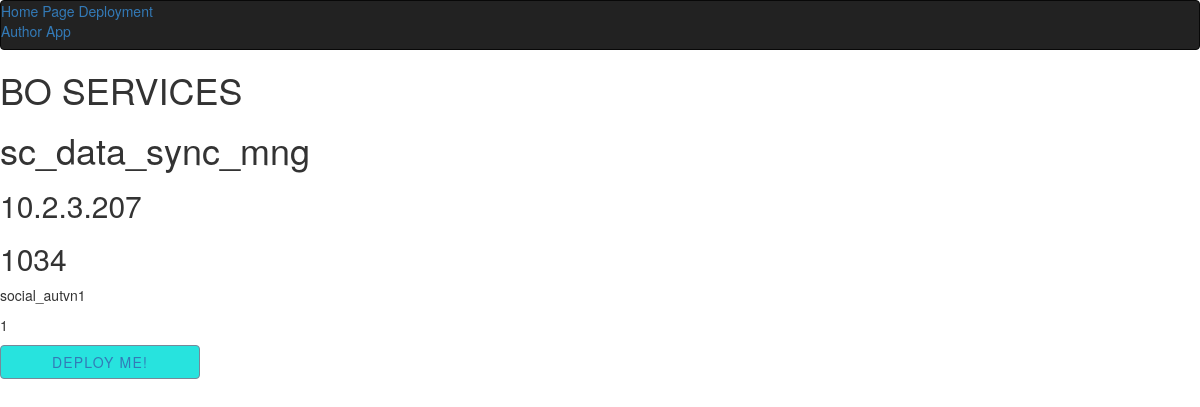
The page /social/sc_data_sync_mng/ on the database its author committed.
### myapp/models.py (models this page shows, shortened)
class Item(models.Model):
    i_name = models.CharField(max_length=30)
    i_host = models.CharField(max_length=30)
    i_service = models.IntegerField()
    i_link_source = models.CharField(max_length=300, blank=True)
    i_subsystem = models.CharField(max_length=50)
    i_processName = models.CharField(max_length=100)
    i_baseDir     = models.CharField(max_length=100)
    cat = models.ForeignKey(Category,on_delete=models.CASCADE)

### myapp/views.py (the view)
# urls.py: url(r"^social/(?P<name>\w+)/$", views.item_detail_social, name='social_item_detail'),
def item_detail_social(request,name):
    social_item_detail = Item.objects.get(i_name=name)
    return render(request,'social_item_detail.html',{'social_item_detail' :  social_item_detail})

### myapp/templates/social_item_detail.html (shortened to what this page needs)
{% extends 'base.html' %}
{% block content %}
<h1>BO SERVICES</h1>
    <h1>{{ social_item_detail.i_name }}</h1>
    <h2>{{ social_item_detail.i_host }}</h2>
    <h2>{{ social_item_detail.i_service }}</h2>
    <p>{{ social_item_detail.i_subsystem}}</p>
     <p>{{ social_item_detail.i_baseDir }}</p>
     <div class="btn btn--border btn--primary btn--animated">
            <a class="btn-draw" href="{% url 'edit_detail_social' name=social_item_detail.i_name %}">Deploy Me!</a>
    </div>
{% endblock content %}

### myapp/static/css/style.css (style rules this page uses)
* { box-sizing: border-box; }
.btn, button { background: #27e3de; border: none; font-size: 10px; font-size: 1rem; background-color: #27e3de; color: white; letter-spacing: 1.5px; text-transform: uppercase; padding: 14px 21px; padding: 1.4rem 2.1rem; border: 2px solid #27e3de; transition: color 0.1s cubic-bezier(0.16, 0.08, 0.355, 1), background 0.1s cubic-bezier(0.16, 0.08, 0.355, 1); display: inline-block; cursor: pointer; width: 100%; min-width: 200px; min-width: 20rem; outline: none; vertical-align: middle; text-align: center; position: relative; overflow: hidden; }
@media (min-width: 400px) { .btn, button { width: auto; } }
@media (min-width: 800px) { .btn, button { font-size: 1.1rem; padding: 1.6rem 2.8rem; } }
body { position: relative; font-family: sans-serif; font-size: 14px; }
.btn { position: relative; display: inline-block; letter-spacing: 1.2px; padding: 12px 32px; text-align: center; text-transform: uppercase; overflow: hidden; z-index: 1; cursor: pointer; }
.btn--primary { color: lightslategray; }
.btn--border { border-width: 1px; border-style: solid; border-radius: 10px; box-sizing: border-box; }
.btn--animated { transition-property: color; transition-duration: 0.5s; }
.btn--animated.btn--border.btn--primary { border: 1px solid lightslategray; }
.btn--animated:before { content: ""; position: absolute; top: 0; left: 0; right: 0; bottom: 0; background: lightslategray; transform: scaleX(0); transform-origin: 0 50%; transition-property: transform; transition-duration: 0.5s; transition-timing-function: ease-out; z-index: -1; }

### rows shown on the page
Item: i_name "sc_data_sync_mng", i_host "10.2.3.207", i_service "1034", i_subsystem "social_autvn1", i_baseDir "1"
